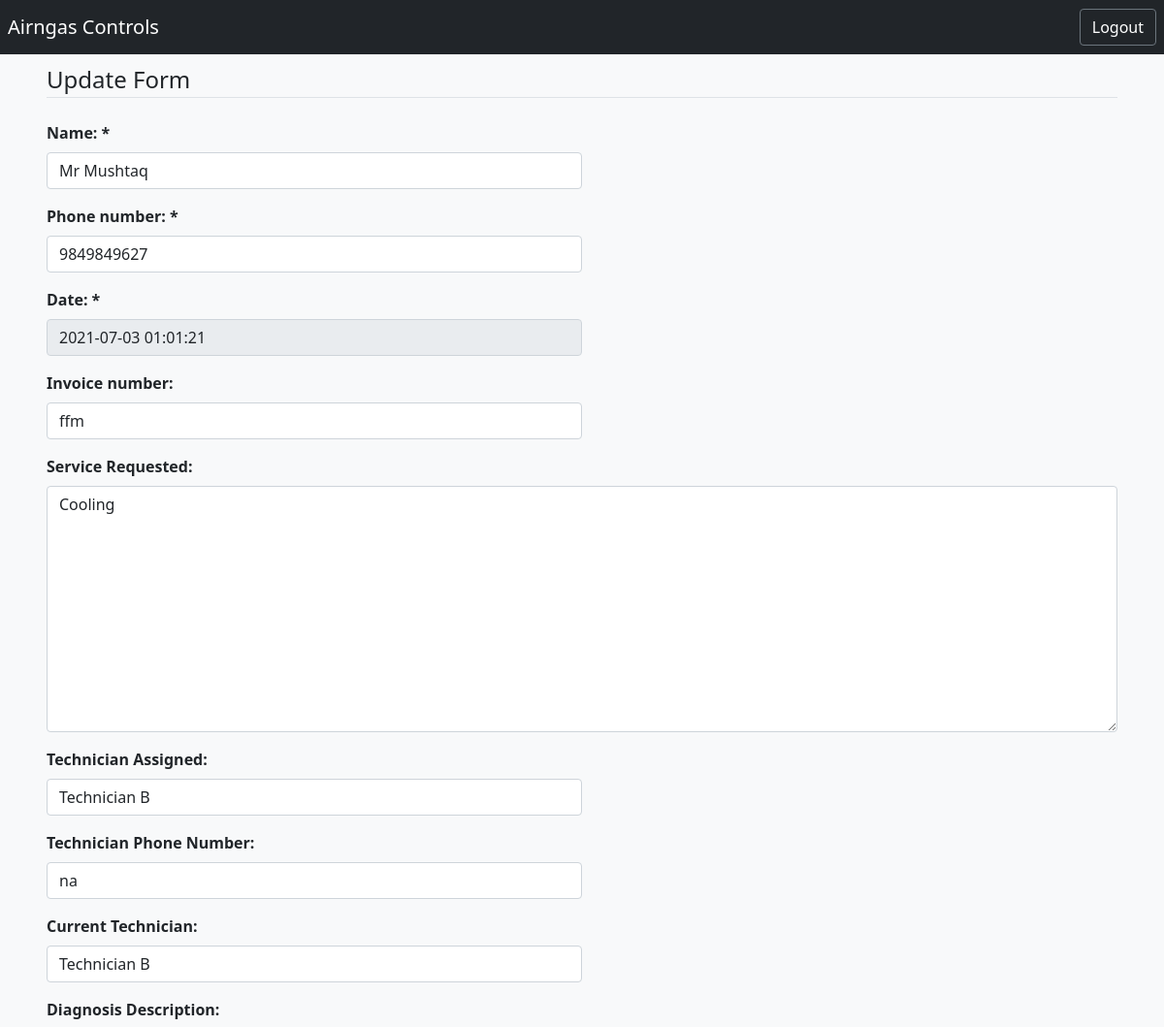
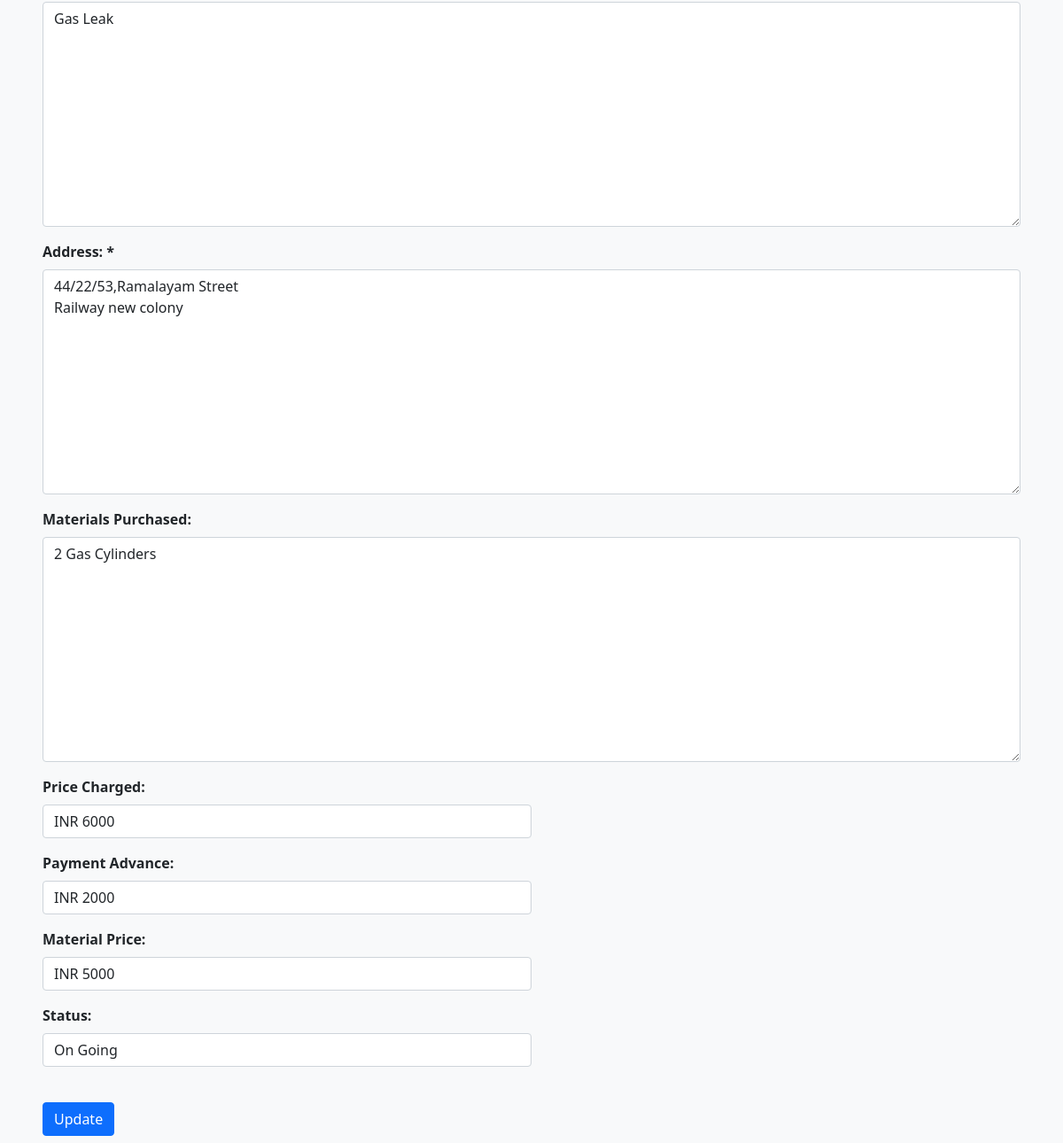
/update_complaints/5/ (signed in), run on the app's committed database (2 pictures, top to bottom).
### service/models.py (models this page shows)
class ComplaintDetail(models.Model):
    customer_name = models.CharField(max_length=100, blank=False)
    customer_mobile = models.CharField(max_length=100, blank=False)
    invoice_number = models.CharField(max_length=100, default=None, null=True, blank=True)
    service_requirement = models.TextField(null=False)
    customer_address = models.TextField(null=False)
    requested_date = models.DateTimeField(default=timezone.now)
    technician_assigned = models.CharField(max_length=100, null=True, blank=True)
    technician_mobile = models.CharField(max_length=100, blank=False, default='na')
    current_technician = models.CharField(max_length=100, blank=True)
    diagnosis_description = models.TextField(blank=True)
    status = models.CharField(max_length=20, choices=[('Just Arrived', 'Just Arrived'), ('On Going','On Going'), ('Closed','Closed'), ('Pending','Pending')], default='Just Arrived')
    material_purchased = models.TextField(blank=True)
    price_of_materials = models.CharField(max_length=10, blank=True)
    price_charged = models.CharField(max_length=10, blank=True)
    payment_advance = models.CharField(max_length=10, blank=True)

### complaint_management/views.py (the view, shortened to what this page needs)
# urls.py: path('update_complaints/<str:pk>/', complaint_management_views.update_complaint_details, name='update_complaints_page'),
@staff_member_required
def update_complaint_details(request, pk):
    complaint = ComplaintDetail.objects.get(id=pk)
    update_form = CompliantUpdateForm(instance=complaint)
    prev_status = complaint.status
    update_form.fields['requested_date'].widget.attrs['readonly'] = True
    context = {
        'update_form': update_form
    }
    return render(request, 'complaint_management/update_complaints.html', context=context)

### complaint_management/form.py
class CompliantUpdateForm(ModelForm):
    class Meta:
        model = ComplaintDetail
        fields = '__all__'

### complaint_management/templates/complaint_management/update_complaints.html (shortened to what this page needs)
{% extends 'complaint_management/base.html' %}
{% load crispy_forms_tags %}
{% block content %}
<div class="mx-5 my-2">
        <form method="POST">
                <legend class="border-bottom mb-4"> Update Form </legend>
                <div class="my-2">
                    <label class="form-label"> <b> Name: * </b></label>
                   <div class="mb-3 w-50">
                        {{update_form.customer_name}}
                   </div>
                    <label class="form-label"> <b> Phone number: * </b> </label>
                   <div class="mb-3 w-50">
                        {{update_form.customer_mobile}}
                   </div>
                     <label class="form-label"> <b> Date: * </b> </label>
                   <div class="mb-3 w-50" disabled="disabled">
                        {{update_form.requested_date}}
                   </div>
                    <label class="form-label"> <b> Invoice number: </b></label>
                   <div class="mb-3 w-50">
                        {{update_form.invoice_number}}
                   </div>
                   <label class="form-label"> <b>  Service Requested:  </b></label>
                   <div class="mb-3 w-85">
                        {{update_form.service_requirement}}
                   </div>
                    <label class="form-label"> <b> Technician Assigned: </b></label>
                   <div class="mb-3 w-50">
                        {{update_form.technician_assigned}}
                   </div>
                    <label class="form-label"> <b> Technician Phone Number: </b></label>
                   <div class="mb-3 w-50">
                        {{update_form.technician_mobile}}
                   </div>
                    <label class="form-label"> <b>Current Technician: </b></label>
                   <div class="mb-3 w-50">
                        {{update_form.current_technician}}
                   </div>
                   <label class="form-label"> <b> Diagnosis Description: </b></label>
                   <div class="mb-3 w-85">
                        {{update_form.diagnosis_description}}
                   </div>
                    <label class="form-label"> <b> Address: * </b></label>
                   <div class="mb-3 w-85">
                        {{update_form.customer_address}}
                   </div>
                    <label class="form-label"> <b> Materials Purchased: </b></label>
                   <div class="mb-3 w-85">
                        {{update_form.material_purchased}}
                   </div>
                    <label class="form-label"> <b> Price Charged: </b></label>
                   <div class="mb-3 w-50">
                        {{update_form.price_charged}}
                   </div>
                    <label class="form-label"> <b> Payment Advance: </b></label>
                   <div class="mb-3 w-50">
                        {{update_form.payment_advance}}
                   </div>
                    <label class="form-label"> <b> Material Price: </b></label>
                   <div class="mb-3 w-50">
                        {{update_form.price_of_materials}}
                   </div>
                    <label class="form-label"> <b> Status: </b></label>
                   <div class="mb-3 w-50">
                        {{update_form.status}}
                   </div>
                </div>
                <div class="form-group"> <br>
                <button class="btn btn-primary" type="submit"> Update </button>
            </div>
        </form>
    </div>
{% endblock content %}

### data on the page
ComplaintDetail: customer_name "Mr Mushtaq", customer_mobile "9849849627", requested_date "2021-07-03 01:01:21", invoice_number "ffm", service_requirement "Cooling", technician_assigned "Technician B", technician_mobile "na", current_technician "Technician B", diagnosis_description "Gas Leak", customer_address "44/22/53,Ramalayam Street Railway new colony", material_purchased "2 Gas Cylinders", price_charged "INR 6000", payment_advance "INR 2000", price_of_materials "INR 5000", status "On Going"
